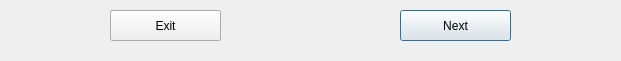
  <widget class="QWidget" native="1" name="w_botons" >
   <property name="geometry" >
    <rect>
     <x>180</x>
     <y>540</y>
     <width>621</width>
     <height>61</height>
    </rect>
   </property>
   <widget class="QPushButton" name="boto_back" >
    <property name="geometry" >
     <rect>
      <x>110</x>
      <y>10</y>
      <width>111</width>
      <height>31</height>
     </rect>
    </property>
    <property name="text" >
     <string>Back</string>
    </property>
    <property name="icon" >
     <iconset>
      <normaloff>../../../../../usr/share/kademar/utils/instalador/img/back.png</normaloff>../../../../../usr/share/kademar/utils/instalador/img/back.png</iconset>
    </property>
    <property name="iconSize" >
     <size>
      <width>20</width>
      <height>20</height>
     </size>
    </property>
   </widget>
   <widget class="QPushButton" name="boto_next" >
    <property name="geometry" >
     <rect>
      <x>400</x>
      <y>10</y>
      <width>111</width>
      <height>31</height>
     </rect>
    </property>
    <property name="layoutDirection" >
     <enum>Qt::RightToLeft</enum>
    </property>
    <property name="text" >
     <string>Next</string>
    </property>
    <property name="icon" >
     <iconset>
      <normaloff>../../../../../usr/share/kademar/utils/instalador/img/next.png</normaloff>../../../../../usr/share/kademar/utils/instalador/img/next.png</iconset>
    </property>
    <property name="iconSize" >
     <size>
      <width>20</width>
      <height>20</height>
     </size>
    </property>
    <property name="default" >
     <bool>true</bool>
    </property>
   </widget>
   <widget class="QPushButton" name="boto_exit" >
    <property name="geometry" >
     <rect>
      <x>110</x>
      <y>10</y>
      <width>111</width>
      <height>31</height>
     </rect>
    </property>
    <property name="text" >
     <string>Exit</string>
    </property>
    <property name="icon" >
     <iconset>
      <normaloff>../../../../../usr/share/kademar/utils/instalador/img/exit.png</normaloff>../../../../../usr/share/kademar/utils/instalador/img/exit.png</iconset>
    </property>
    <property name="iconSize" >
     <size>
      <width>20</width>
      <height>20</height>
     </size>
    </property>
   </widget>
  </widget>
